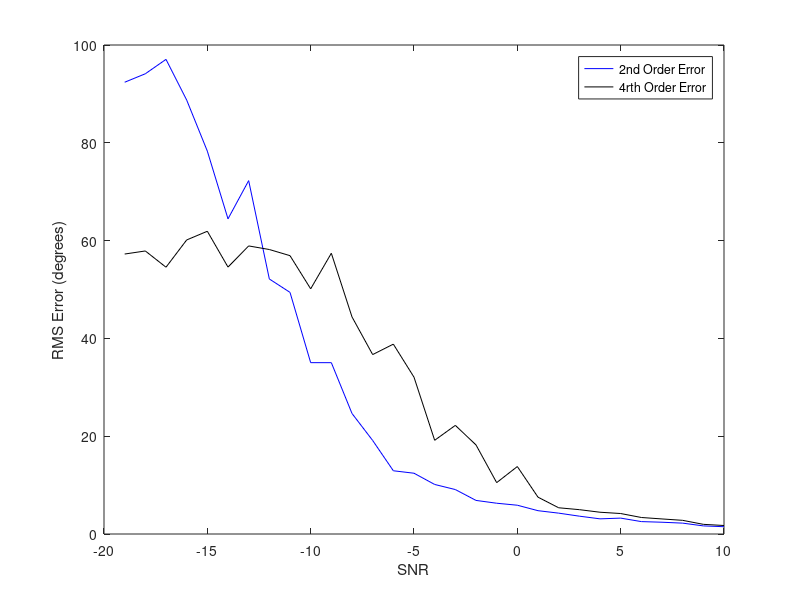
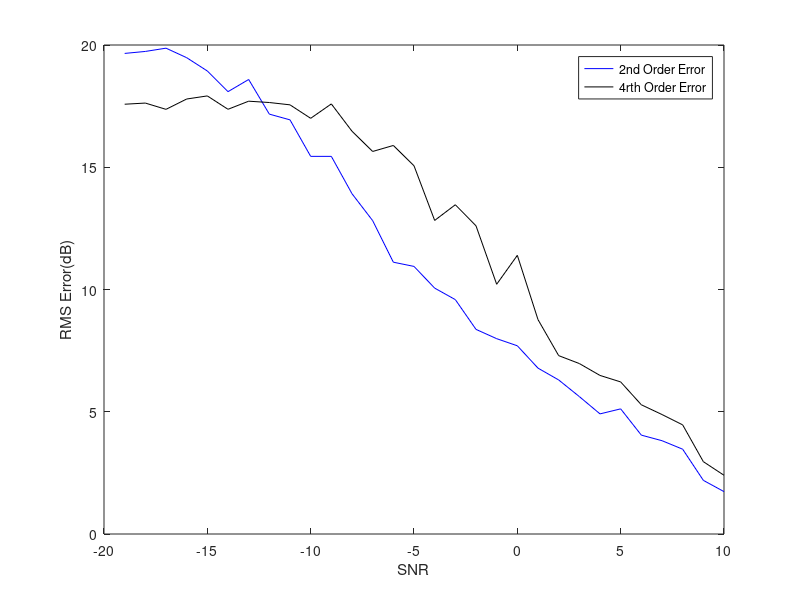
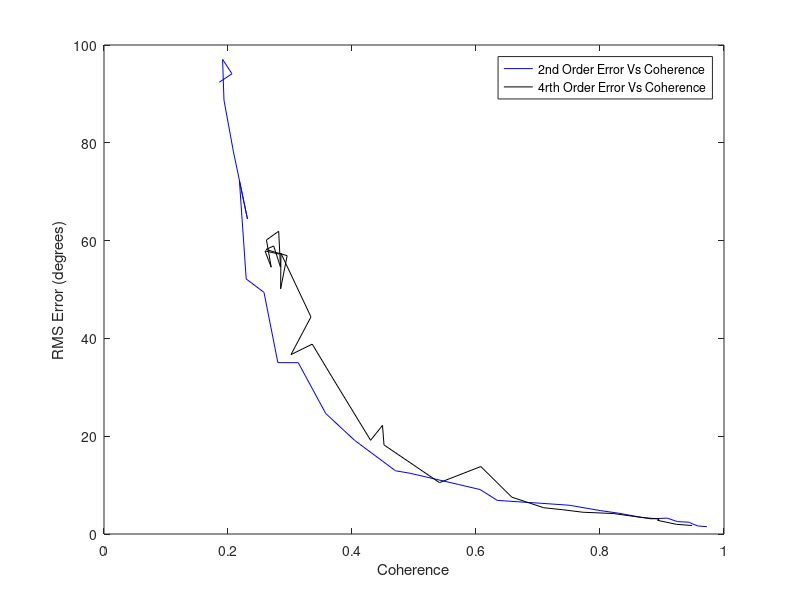

Here is the MATLAB script that generated these plots, in order:
%% Error Calculations Second and Fourth
clc;clear;
%% Initializations
alpha = 1;
 
pol_signal_one = [1;-1;0]./sqrt(2);
pol_cum_signal_one = [1;1;0;-1;0;0]./sqrt(3); %ground

signal_one_offset = 30*pi/180;

Averaged_samples = 100;
Window = 49;    %size of window
SNR_samples = 30;
 
signal_one_phase_est_second = zeros(1,SNR_samples);
signal_one_mag_est_second = zeros(1,SNR_samples);
 
signal_one_phase_est_fourth = zeros(1,SNR_samples);
signal_one_mag_est_fourth = zeros(1,SNR_samples);
 
SNR = zeros(1,SNR_samples);
%% Generic Loop Calculations

for SNR_sample = 1:SNR_samples;
    
    SNR(SNR_sample)=SNR_sample-20;
    Noise = (10^(-SNR(SNR_sample)/20))/sqrt(3);
    
    for sample = 1:Averaged_samples
        %% Random Statistics Used for Both second and forth order Algorithms
        signal_one =  pol_signal_one*(sqrt(-2*log(1-rand(1,Window))).*exp(1i*2*pi*rand(1,Window)));
        
        s1 = alpha*signal_one;
        s2 = alpha*exp(1i*signal_one_offset)*signal_one ;
        
        s1_Noise = s1 + Noise*sqrt(-2*log(1-rand(3,Window))).*exp(1i*2*pi*rand(3,Window));
        s2_Noise = s2 + Noise*sqrt(-2*log(1-rand(3,Window))).*exp(1i*2*pi*rand(3,Window));
        %% Second order Statistics
        S1_2 = [s1_Noise(1,:)
            s1_Noise(2,:)
            s1_Noise(3,:)];
        
        S2_2 = [s2_Noise(1,:)
            s2_Noise(2,:)
            s2_Noise(3,:)];
        
        R1_2 = S1_2*S1_2'/Window;
        R2_2 = S1_2*S2_2'/Window;
                
        [eigenvect_2,eigenval_2] = eig(pinv(R1_2)*R2_2);
        
        polarfilter_2 = abs(pol_signal_one'*eigenvect_2);
        [~,srt_2] = sort(polarfilter_2,'descend');
        signal_one_phase_est_second(SNR_sample) = signal_one_phase_est_second(SNR_sample) + ((signal_one_offset + angle(eigenval_2(srt_2(1),srt_2(1))))^2)/Averaged_samples;
        signal_one_mag_est_second(SNR_sample) = signal_one_mag_est_second(SNR_sample) + (abs(eigenval_2(srt_2(1),srt_2(1))))/Averaged_samples;
        
        %% Fourth Order Statistics
        S1_4 = [s1_Noise(1,:).*s1_Noise(1,:)
            s1_Noise(2,:).*s1_Noise(2,:)
            s1_Noise(3,:).*s1_Noise(3,:)
            s1_Noise(1,:).*s1_Noise(2,:)
            s1_Noise(1,:).*s1_Noise(3,:)
            s1_Noise(2,:).*s1_Noise(3,:)];
        
        S2_4 = [s2_Noise(1,:).*s2_Noise(1,:)
            s2_Noise(2,:).*s2_Noise(2,:)
            s2_Noise(3,:).*s2_Noise(3,:)
            s2_Noise(1,:).*s2_Noise(2,:)
            s2_Noise(1,:).*s2_Noise(3,:)
            s2_Noise(2,:).*s2_Noise(3,:)];

        R1_4 = S1_4*S1_4'/Window;
        R2_4 = S1_4*S2_4'/Window;
        
        [eigenvec_4,eigenval_4] = eig(pinv(R1_4)*R2_4);
        
        polarfilter_4 = abs(pol_cum_signal_one'*eigenvec_4);
        [~,srt_4] = sort(polarfilter_4,'descend');
        signal_one_phase_est_fourth(SNR_sample) = signal_one_phase_est_fourth(SNR_sample) + ((signal_one_offset + 0.5*angle(eigenval_4(srt_4(1),srt_4(1))))^2)/Averaged_samples;
        signal_one_mag_est_fourth(SNR_sample) = signal_one_mag_est_fourth(SNR_sample) + (abs(eigenval_4(srt_4(1),srt_4(1))))/Averaged_samples;
        
    end
end
signal_one_phase_est_second_rmnsqrd = sqrt(signal_one_phase_est_second)*180/pi;
signal_one_phase_est_fourth_mnsqrd = sqrt(signal_one_phase_est_fourth)*180/pi;

%% Plotting Results
 
% figure(1);
% plot(SNR,log10(signal_one_phase_est_fourth_mnsqrd),'g');
% title(' Co and Cross Polarizations (dB)');
% xlabel('SNR (dB)');ylabel('Mean Square Error (dB)')
% legend('4rth Order Error','Location','northeast');
 
figure(1);
plot(SNR,signal_one_phase_est_second_rmnsqrd,'b');
hold on;
plot(SNR,signal_one_phase_est_fourth_mnsqrd,'black');
hold off;
xlabel('SNR');ylabel('RMS Error (degrees)')
legend('2nd Order Error','4rth Order Error','Location','northeast');
 
figure(2);title('RMS Error (dB)')
plot(SNR,10*log10(signal_one_phase_est_second_rmnsqrd),'b');
hold on;
plot(SNR,10*log10(signal_one_phase_est_fourth_mnsqrd),'black');
hold off;
xlabel('SNR');ylabel('RMS Error(dB)')
legend('2nd Order Error','4rth Order Error','Location','northeast');

figure(3);title('RMS Error vs Coherence')
plot(signal_one_mag_est_second,signal_one_phase_est_second_rmnsqrd,'b');
hold on;
plot(signal_one_mag_est_fourth,signal_one_phase_est_fourth_mnsqrd,'black');
hold off;
ylabel('RMS Error (degrees)');xlabel('Coherence')
legend('2nd Order Error Vs Coherence','4rth Order Error Vs Coherence','Location','northeast');
